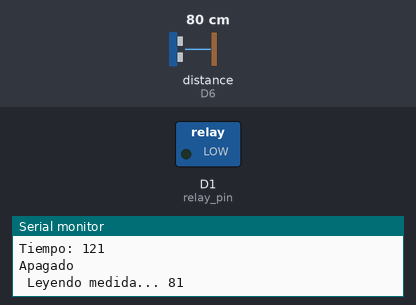
Bench run of a sketch on a simulated ESP8266 (NodeMCU). Shown: switched loads named in the sketch (green lamp = pin HIGH), the last lines printed to the serial monitor. The inputs (shaded band) are chosen by the test bench; at power-on: distance to the obstacle (sensor on D6) 80 cm. The echo pulse lasts 58.3 µs per cm.

Above: at 1.2 s.
1.3 s: distance to the obstacle (sensor on D6) set to 43 cm
2.8 s: distance to the obstacle (sensor on D6) set to 36 cm
At 4.0 s:
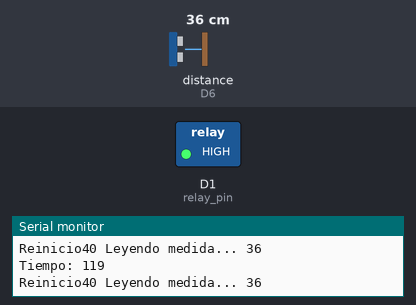
Timing chart, 0 to 5.8 s (numbered marks = the images above; inputs shaded):
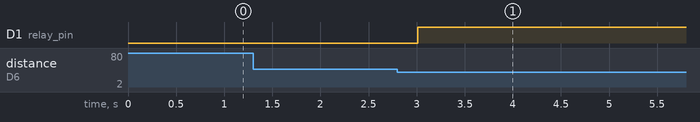

Measured:
- the behaviour switches between 40 and 39 cm on distance to the obstacle (sensor on D6) (found by bisection; images 0 and 1)
- after the input at 2.8 s, D1 (relay_pin): LOW → HIGH after 0.21 s

The sketch:

Relay_ultrasonico.ino
```cpp
#include <NewPing.h>

/*Aqui se configuran los pines donde debemos conectar el sensor*/
#define TRIGGER_PIN  D7
#define ECHO_PIN     D6
#define MAX_DISTANCE 200

NewPing sonar(TRIGGER_PIN, ECHO_PIN, MAX_DISTANCE);
int relay_pin=D1;
int tiempo_millis=40;
int tiempo=0;

void setup() {
  Serial.begin(115200);
  pinMode(relay_pin,OUTPUT);
  digitalWrite(relay_pin,LOW);
  while (! Serial) {
    delay(1);
  }
}


void loop() {
  int tiempo1=millis();
  Serial.print(" Leyendo medida... ");
  int uS = sonar.ping_median()/US_ROUNDTRIP_CM;
  Serial.println(uS);
  int tiempo2=millis();
  int tiempo3=tiempo2-tiempo1;
  Serial.print("Tiempo: ");
  Serial.println(tiempo3);
  if(uS<40 && uS>0){
    digitalWrite(relay_pin,HIGH);
    Serial.print("Reinicio");
    tiempo=tiempo_millis;


  }

  if(tiempo>0){
    digitalWrite(relay_pin,HIGH);
    Serial.print(tiempo);
    tiempo--;
  }
  else{
    digitalWrite(relay_pin,LOW);
    Serial.println("Apagado");
  }
  //delay(10);

}
```
